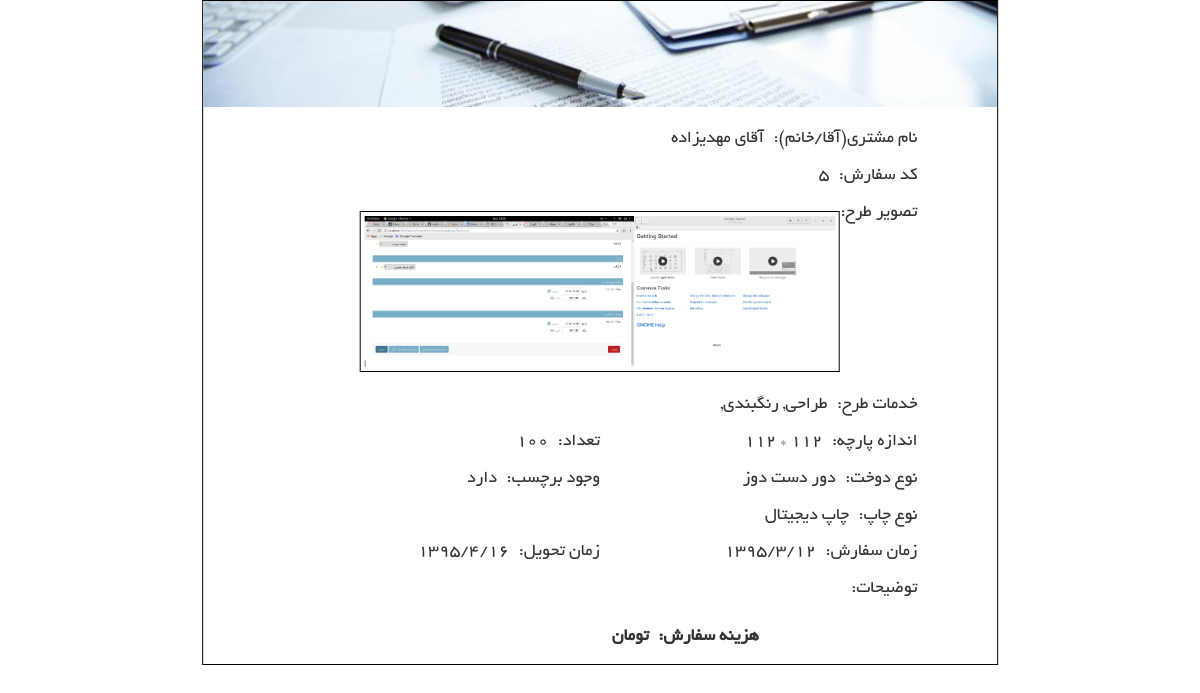
The app's page /reserve/factorForm/5 with its own data.
### ReserveForm/models.py (models this page shows, shortened)
class ReserveForm(models.Model):
    customer = models.ForeignKey(Customer, verbose_name='مشتری', )
    tarh = models.ImageField(upload_to='tarh/', verbose_name='طرح', blank=True, null=True)
    serviceTarh = models.ManyToManyField('ServiceTarh', verbose_name='خدمات طرح', blank=True)
    hasParche = models.BooleanField(verbose_name='پارچه دارد',)
    parche = models.ForeignKey('Parche',verbose_name='پارچه', blank=True, null=True)
    parcheWidth = models.IntegerField(verbose_name='عرض پارچه', blank=True, null=True)
    parcheHeight = models.IntegerField(verbose_name='طول پارچه', blank=True, null=True)
    number = models.IntegerField(verbose_name='تعداد', blank=True, null=True)
    typeChap = models.ForeignKey('Chap', verbose_name='چاپ', blank=True, null=True)
    dookht = models.ForeignKey('Dookht', verbose_name='دوخت', blank=True, null=True,)
    hasLabel = models.BooleanField(verbose_name='لیبل دارد', )
    otherServices = models.ManyToManyField('OtherServices', verbose_name='سایر خدمات', blank=True)
    reserveDay = models.IntegerField(choices=dayChoice, verbose_name='روز', blank=True, null=True)
    reserveMonth = models.IntegerField(choices=monthChoice, verbose_name='ماه', blank=True, null=True)
    reserveYear = models.IntegerField(verbose_name='سال', blank=True, null=True)
    deliveryDay = models.IntegerField(choices=dayChoice, verbose_name='روز', blank=True, null=True)
    deliveryMonth = models.IntegerField(choices=monthChoice, verbose_name='ماه', blank=True, null=True)
    deliveryYear = models.IntegerField(verbose_name='سال', blank=True, null=True)
    description = models.TextField(verbose_name='توضیح', blank=True, null=True)
    process = models.ForeignKey('Process', verbose_name='فرایند', blank=True, null=True, default=2)
    class Meta:
        verbose_name = "سفارش"
        verbose_name_plural = "سفارش"
    def get_tarh_url(self):
        if self.tarh:
            return self.tarh.url
        else:
            return ''

class ServiceTarh(models.Model):
    name = models.CharField(max_length=100, verbose_name='نام',)
    price = models.IntegerField(verbose_name='قیمت',)
    class Meta:
        verbose_name = ' خدمات مربوط به طرح'
        verbose_name_plural = ' خدمات مربوط به طرح'

class Dookht(models.Model):
    name = models.CharField(max_length=100, verbose_name='نام',)
    price = models.IntegerField(verbose_name='قیمت', blank=True, null=True)
    class Meta:
        verbose_name = 'دوخت'
        verbose_name_plural = 'دوخت'

class Chap(models.Model):
    name = models.CharField(max_length=100, verbose_name='نام',)
    price = models.IntegerField(verbose_name='قیمت',)
    class Meta:
        verbose_name = 'چاپ'
        verbose_name_plural = 'چاپ'

### UserManager/models.py (models this page shows, shortened)
class Customer(models.Model):
    user = models.OneToOneField(User,)
    username = models.CharField(max_length=100)
    name = models.CharField(max_length=100, null=True, verbose_name='نام')
    phoneNumber = models.CharField(max_length=50, verbose_name='شماره تلفن همراه',)
    email = models.EmailField(verbose_name='ایمیل',)
    moaref = models.CharField(max_length=200, verbose_name='نام معرف',)
    workPhoneNumber = models.CharField(max_length=50, verbose_name='تلفن محل کار',)
    address = models.TextField(verbose_name='آدرس',)
    companyName = models.TextField(verbose_name='نام شرکت',)
    class Meta:
        verbose_name = 'مشتری'
        verbose_name_plural = 'مشتری'

### ReserveForm/views.py (the view)
# urls.py: url(r'^factorForm/(?P<id>[0-9]+)', view=views.factor_form, name='FactorReserveForm'),
def factor_form(request, id):
    form = ReserveForm.objects.get(id=id)
    context = {'form':form}
    return render(request, 'printFactorReserve.html', context=context)

### ReserveForm/templatetags/toPersian.py (called while the page is built)
@register.filter
def IntegerToPersian(number):
    if number is None:
        return None
    if number==0:
        return '۰'
    persian_number = ''
    while(number>=1):
        digit = number%10
        persian_number = toPersianDigit(digit)+persian_number
        number = int(number/10)
    return persian_number

@register.filter
def FloatToPersian(number):
    if number is None:
        return None
    if (type(number) is int):
        return IntegerToPersian(number)
    numbers = str(number).split('.')
    integer_number = IntegerToPersian(int(numbers[0]))
    float_number = IntegerToPersian(int(numbers[1]))
    return integer_number+'.'+float_number

def toPersianDigit(digit):
    if digit is None:
        return None
    if digit==1:
        return '۱'
    if digit==2:
        return '۲'
    if digit==3:
        return '۳'
    if digit==4:
        return '۴'
    if digit==5:
        return '۵'
    if digit==6:
        return '۶'
    if digit==7:
        return '۷'
    if digit==8:
        return '۸'
    if digit==9:
        return '۹'
    if digit==0:
        return '۰'

### templates/printFactorReserve.html (shortened to what this page needs)
{% load static %}
{% load toPersian %}
<!DOCTYPE html>
<html lang="en">
<head>
    <link href="{% static 'css/printFactorReserve.css' %}" rel="stylesheet">
</head>
<body>
<div class="main-wrapper center-horizontally border-black">
    <div class="header">
        <img src="{% static 'img/header.jpg' %}">
    </div>
    <div class="content center-horizontally">
        <div class="item clear-both">
            <div class="item-label">
                <div class="direction-rtl font">
                نام مشتری(آقا/خانم):
                </div>
            </div>
            <div class="item-value">
                <div class="direction-rtl font">
                    {{ form.customer.name }}
                </div>
            </div>
        </div>
        <div class="item clear-both">
            <div class="item-label">
                <div class="direction-rtl font">
                    کد سفارش:
                </div>
            </div>
            <div class="item-value">
                <div class="direction-rtl font">
                    {{ form.id }}
                </div>
            </div>
        </div>
        <div class="item clear-both full-width">
            <div class="item-label">
                <div class="direction-rtl font">
                تصویر طرح:
                </div>
            </div>
            <div class="full-width">
                <img src="{{ form.get_tarh_url }}" id="design-image" class="center-horizontally border-black">
            </div>
        </div>
        <div class="item clear-both full-width">
            <div class="item-label">
                <div class="direction-rtl font">
                    خدمات طرح:
                </div>
            </div>
            <div class="item-value">
                <div class="direction-rtl font">
                    {% for service in form.serviceTarh.all %}
                        {{ service.name }},
                    {% endfor %}
                </div>
            </div>
        </div>
        <div class="item clear-both half-width">
            <div class="item-label">
                <div class="direction-rtl font">
                    اندازه پارچه:
                </div>
            </div>
            <div class="item-value">
                <div class="direction-rtl font">
                    {{ form.parcheWidth|FloatToPersian }} * {{ form.parcheHeight|FloatToPersian }}
                </div>
            </div>
        </div>
        <div class="item half-width">
            <div class="item-label">
                <div class="direction-rtl font">
                    تعداد:
                </div>
            </div>
            <div class="item-value">
                <div class="direction-rtl font">
                    {{ form.number|IntegerToPersian }}
                </div>
            </div>
        </div>
        <div class="item half-width">
            <div class="item-label">
                <div class="direction-rtl font">
                    نوع دوخت:
                </div>
            </div>
            <div class="item-value">
                <div class="direction-rtl font">
                    {{ form.dookht.name }}
                </div>
            </div>
        </div>
        <div class="item half-width">
            <div class="item-label">
                <div class="direction-rtl font">
                    وجود برچسب:
                </div>
            </div>
            <div class="item-value">
                <div class="direction-rtl font">
                    {% if form.hasLabel %}
                        دارد
                    {% else %}
                        ندارد
                    {% endif %}
                </div>
            </div>
        </div>
        <div class="item full-width">
            <div class="item-label">
                <div class="direction-rtl font">
                    نوع چاپ:
                </div>
            </div>
            <div class="item-value">
                <div class="direction-rtl font">
                    {{ form.typeChap.name }}
                </div>
            </div>
        </div>
        <div class="item half-width">
            <div class="item-label">
                <div class="direction-rtl font">
                    زمان سفارش:
                </div>
            </div>
            <div class="item-value">
                <div class="direction-rtl font">
                    {{ form.reserveYear|IntegerToPersian }}/{{ form.reserveMonth|IntegerToPersian }}/{{ form.reserveDay|IntegerToPersian }}
                </div>
            </div>
        </div>
        <div class="item half-width">
            <div class="item-label">
                <div class="direction-rtl font">
                    زمان تحویل:
                </div>
            </div>
            <div class="item-value">
                <div class="direction-rtl font">
                    {{ form.deliveryYear|IntegerToPersian }}/{{ form.deliveryMonth|IntegerToPersian }}/{{ form.deliveryDay|IntegerToPersian }}
                </div>
            </div>
        </div>
        <div class="item full-width">
            <div class="item-label">
                <div class="direction-rtl font">
                    توضیحات:
                </div>
            </div>
        </div>
        <div class="item half-width center-horizontally-float-right">
            <div class="item-label">
                <div class="direction-rtl font bold">
                    هزینه سفارش:
                </div>
            </div>
            <div class="item-value">
                <div class="direction-rtl font bold">
                    {{ cost }} تومان
                </div>
            </div>
        </div>
    </div>
</div>
</body>
</html>

### static/css/printFactorReserve.css (style rules this page uses)
html, body { margin: 0; padding: 0; }
.center-horizontally { position: relative; left: 50%; transform: translateX(-50%); }
.center-horizontally-float-right { position: relative; right: 50%; transform: translateX(50%); }
.main-wrapper { width: 21cm; overflow: auto; padding-bottom: 0.5cm; }
.header img { width: 100%; height: auto; max-height:4cm; }
.content { width: 80%; overflow: auto; }
.clear-both { clear: both; }
.half-width { width: 50%; }
.full-width { width: 100%; }
.font { font-family: "Yekan"; }
.bold { font-weight: bold; }
.border-black { border: 1px solid #000000; }
.item { float: right; margin-top: 0.5cm; font-size: 18px; color: #333333; }
.direction-rtl { direction: rtl; }
.item-label { float: right; }
.item-value { float: right; margin-right: 0.25cm; }
#design-image { height: 4cm; width: auto; max-width: 95%; min-width: 4cm; padding:0.1cm; margin-top: 0.2cm; }

### records on screen
ReserveForm: customer.name "آقای مهدیزاده", id "5", get_tarh_url (picture), parcheHeight|FloatToPersian "۱۱۲", number|IntegerToPersian "۱۰۰", dookht.name "دور دست دوز", typeChap.name "چاپ دیجیتال", reserveYear|IntegerToPersian "۱۳۹۵", reserveMonth|IntegerToPersian "۳", reserveDay|IntegerToPersian "۱۲", deliveryYear|IntegerToPersian "۱۳۹۵", deliveryMonth|IntegerToPersian "۴", deliveryDay|IntegerToPersian "۱۶"
ServiceTarh: name "طراحی"
ServiceTarh: name "رنگبندی"
